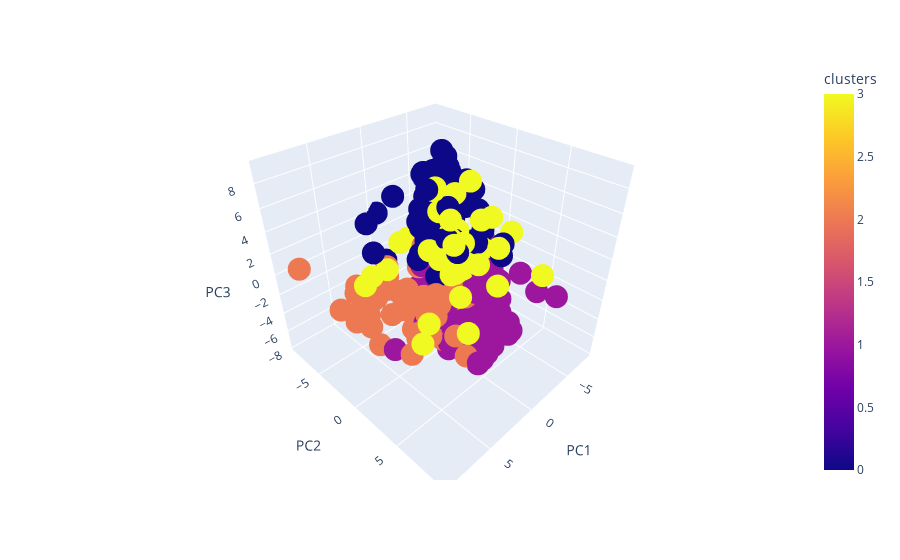

Notebook source saved alongside this figure:
### Code cell
import plotly.express as px
df = DT1
fig = px.scatter_3d(df, x='PC1', y='PC2', z='PC3', color='clusters')
fig.show()
#fig.write_html("Coin-Gecko_PCA.html", include_plotlyjs="cdn")
import plotly.io as pio
pio.write_html(fig, file="Coin-Gecko_PCA.html", auto_open=True)

### Figure 1 — Plotly figure (JSON) as saved in the notebook; plotly's stock layout.template omitted (floating-point values rounded to 4 significant figures; data arrays with more than 128 entries replaced by an {"elided": "..."} marker saying what was removed)
{"data": [{"hovertemplate": "PC1=%{x}<br>PC2=%{y}<br>PC3=%{z}<br>clusters=%{marker.color}<extra></extra>", "legendgroup": "", "marker": {"color": {"elided": "248 int values"}, "coloraxis": "coloraxis", "symbol": "circle"}, "mode": "markers", "name": "", "scene": "scene", "showlegend": false, "type": "scatter3d", "x": {"elided": "248 float values"}, "y": {"elided": "248 float values"}, "z": {"elided": "248 float values"}}], "layout": {"coloraxis": {"colorbar": {"title": {"text": "clusters"}}, "colorscale": [[0, "#0d0887"], [0.1111, "#46039f"], [0.2222, "#7201a8"], [0.3333, "#9c179e"], [0.4444, "#bd3786"], [0.5556, "#d8576b"], [0.6667, "#ed7953"], [0.7778, "#fb9f3a"], [0.8889, "#fdca26"], [1, "#f0f921"]]}, "legend": {"tracegroupgap": 0}, "margin": {"t": 60}, "scene": {"domain": {"x": [0, 1], "y": [0, 1]}, "xaxis": {"title": {"text": "PC1"}}, "yaxis": {"title": {"text": "PC2"}}, "zaxis": {"title": {"text": "PC3"}}}}}
